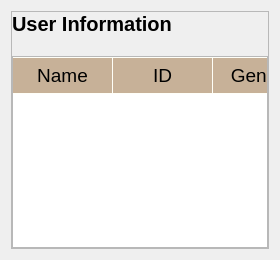
            <widget class="QWidget" name="User">
             <layout class="QVBoxLayout" name="verticalLayout_30">
              <item>
               <widget class="QFrame" name="frame_20">
                <property name="frameShape">
                 <enum>QFrame::StyledPanel</enum>
                </property>
                <property name="frameShadow">
                 <enum>QFrame::Raised</enum>
                </property>
                <layout class="QVBoxLayout" name="verticalLayout_31">
                 <property name="spacing">
                  <number>20</number>
                 </property>
                 <property name="leftMargin">
                  <number>0</number>
                 </property>
                 <property name="topMargin">
                  <number>0</number>
                 </property>
                 <property name="rightMargin">
                  <number>0</number>
                 </property>
                 <property name="bottomMargin">
                  <number>0</number>
                 </property>
                 <item>
                  <widget class="QLabel" name="label_33">
                   <property name="font">
                    <font>
                     <pointsize>15</pointsize>
                     <weight>75</weight>
                     <bold>true</bold>
                    </font>
                   </property>
                   <property name="text">
                    <string>User Information</string>
                   </property>
                  </widget>
                 </item>
                 <item>
                  <widget class="QTableWidget" name="tableWidget">
                   <property name="sizePolicy">
                    <sizepolicy hsizetype="Expanding" vsizetype="Expanding">
                     <horstretch>0</horstretch>
                     <verstretch>0</verstretch>
                    </sizepolicy>
                   </property>
                   <property name="styleSheet">
                    <string notr="true">QScollBar:vertical {
	border: none;
    background: rgb(45, 45, 68);
    width: 14px;
    margin: 15px 0 15px 0;
	border-radius: 0px;
 }

/*  HANDLE BAR VERTICAL */
QScrollBar::handle:vertical {	
	background-color: rgb(80, 80, 122);
	min-height: 30px;
	border-radius: 7px;
}
QScrollBar::handle:vertical:hover{	
	background-color: #DE834D;
}
QScrollBar::handle:vertical:pressed {	
	background-color: rgb(185, 0, 92);
}

/* BTN TOP - SCROLLBAR */
QScrollBar::sub-line:vertical {
	border: none;
	background-color: rgb(59, 59, 90);
	height: 15px;
	border-top-left-radius: 7px;
	border-top-right-radius: 7px;
	subcontrol-position: top;
	subcontrol-origin: margin;
}
QScrollBar::sub-line:vertical:hover {	
	background-color: rgb(255, 0, 127);
}
QScrollBar::sub-line:vertical:pressed {	
	background-color: rgb(185, 0, 92);
}
QHeaderView::section {
    background-color: #C7B198;
    padding: 4px;
    font-size: 14pt;
    border-style: none;
    border-bottom: 1px solid #fffff8;
    border-right: 1px solid #fffff8;
}

QHeaderView::section:horizontal
{
    border-top: 1px solid #fffff8;
}

QHeaderView::section:vertical
{
    border-left: 1px solid #fffff8;
}

/* BTN BOTTOM - SCROLLBAR */
QScrollBar::add-line:vertical {
	border: none;
	background-color: rgb(59, 59, 90);
	height: 15px;
	border-bottom-left-radius: 7px;
	border-bottom-right-radius: 7px;
	subcontrol-position: bottom;
	subcontrol-origin: margin;
}
QScrollBar::add-line:vertical:hover {	
	background-color: rgb(255, 0, 127);
}
QScrollBar::add-line:vertical:pressed {	
	background-color: rgb(185, 0, 92);
}

/* RESET ARROW */
QScrollBar::up-arrow:vertical, QScrollBar::down-arrow:vertical {
	background: none;
}
QScrollBar::add-page:vertical, QScrollBar::sub-page:vertical {
	background: none;
}



/* HORIZONTAL SCROLLBAR - HOMEWORK */
QScrollBar:horizontal {
   border: none;
    background: rgb(45, 45, 68);
    width: 14px;
    margin: 15px 0 15px 0;
	border-radius: 0px;
}
QScrollBar::handle:horizontal {
    background-color: rgb(80, 80, 122);
	min-height: 30px;
	border-radius: 7px;
}
QScrollBar::add-line:horizontal {
    border: none;
	background-color: rgb(59, 59, 90);
	height: 15px;
	border-bottom-left-radius: 7px;
	border-bottom-right-radius: 7px;
	subcontrol-position: bottom;
	subcontrol-origin: margin;
}
QScrollBar::sub-line:horizontal {
    border: none;
	background-color: rgb(59, 59, 90);
	height: 15px;
	border-top-left-radius: 7px;
	border-top-right-radius: 7px;
	subcontrol-position: top;
	subcontrol-origin: margin;
}
QScrollBar::handle:horizontal:hover{	
	background-color: #DE834D;
}
QScrollBar::sub-line:horizontal:hover {	
	background-color: rgb(255, 0, 127);
}
QScrollBar::add-line:horizontal:hover {	
	background-color: rgb(255, 0, 127);
}
QScrollBar::up-arrow:horizontal, QScrollBar::down-arrow:horizontal
{
background: none;
}
QScrollBar::add-page:horizontal, QScrollBar::sub-page:horizontal
{
background: none;
}
</string>
                   </property>
                   <column>
                    <property name="text">
                     <string>Name</string>
                    </property>
                    <property name="font">
                     <font>
                      <pointsize>10</pointsize>
                      <weight>75</weight>
                      <bold>true</bold>
                     </font>
                    </property>
                    <property name="background">
                     <color>
                      <red>255</red>
                      <green>255</green>
                      <blue>255</blue>
                     </color>
                    </property>
                   </column>
                   <column>
                    <property name="text">
                     <string>ID</string>
                    </property>
                    <property name="font">
                     <font>
                      <pointsize>10</pointsize>
                      <weight>75</weight>
                      <bold>true</bold>
                     </font>
                    </property>
                   </column>
                   <column>
                    <property name="text">
                     <string>Gender</string>
                    </property>
                    <property name="font">
                     <font>
                      <pointsize>10</pointsize>
                      <weight>75</weight>
                      <bold>true</bold>
                     </font>
                    </property>
                   </column>
                   <column>
                    <property name="text">
                     <string>Address</string>
                    </property>
                    <property name="font">
                     <font>
                      <pointsize>10</pointsize>
                      <weight>75</weight>
                      <bold>true</bold>
                     </font>
                    </property>
                   </column>
                   <column>
                    <property name="text">
                     <string>Books</string>
                    </property>
                    <property name="font">
                     <font>
                      <pointsize>10</pointsize>
                      <weight>75</weight>
                      <bold>true</bold>
                     </font>
                    </property>
                   </column>
                   <column>
                    <property name="text">
                     <string>Expired</string>
                    </property>
                    <property name="font">
                     <font>
                      <pointsize>10</pointsize>
                      <weight>75</weight>
                      <bold>true</bold>
                     </font>
                    </property>
                   </column>
                  </widget>
                 </item>
                </layout>
               </widget>
              </item>
             </layout>
            </widget>
